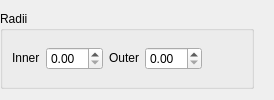
                 <widget class="QWidget" name="page_4">
                  <layout class="QVBoxLayout" name="verticalLayout_6">
                   <property name="leftMargin">
                    <number>0</number>
                   </property>
                   <property name="rightMargin">
                    <number>20</number>
                   </property>
                   <item>
                    <widget class="QGroupBox" name="groupBox_3">
                     <property name="sizePolicy">
                      <sizepolicy hsizetype="Preferred" vsizetype="Minimum">
                       <horstretch>0</horstretch>
                       <verstretch>0</verstretch>
                      </sizepolicy>
                     </property>
                     <property name="title">
                      <string>Radii</string>
                     </property>
                     <property name="flat">
                      <bool>true</bool>
                     </property>
                     <layout class="QHBoxLayout" name="horizontalLayout_5">
                      <item>
                       <widget class="QLabel" name="innerRadiiLabel">
                        <property name="sizePolicy">
                         <sizepolicy hsizetype="Minimum" vsizetype="Fixed">
                          <horstretch>0</horstretch>
                          <verstretch>0</verstretch>
                         </sizepolicy>
                        </property>
                        <property name="text">
                         <string>Inner</string>
                        </property>
                       </widget>
                      </item>
                      <item>
                       <widget class="QDoubleSpinBox" name="innerRadiiSpinBox">
                        <property name="sizePolicy">
                         <sizepolicy hsizetype="Expanding" vsizetype="Fixed">
                          <horstretch>0</horstretch>
                          <verstretch>0</verstretch>
                         </sizepolicy>
                        </property>
                       </widget>
                      </item>
                      <item>
                       <widget class="QLabel" name="outerRadiiLabel">
                        <property name="sizePolicy">
                         <sizepolicy hsizetype="Minimum" vsizetype="Fixed">
                          <horstretch>0</horstretch>
                          <verstretch>0</verstretch>
                         </sizepolicy>
                        </property>
                        <property name="text">
                         <string>Outer</string>
                        </property>
                       </widget>
                      </item>
                      <item>
                       <widget class="QDoubleSpinBox" name="outerRadiiSpinBox">
                        <property name="sizePolicy">
                         <sizepolicy hsizetype="Expanding" vsizetype="Fixed">
                          <horstretch>0</horstretch>
                          <verstretch>0</verstretch>
                         </sizepolicy>
                        </property>
                       </widget>
                      </item>
                      <item>
                       <spacer name="horizontalSpacer_3">
                        <property name="orientation">
                         <enum>Qt::Horizontal</enum>
                        </property>
                        <property name="sizeHint" stdset="0">
                         <size>
                          <width>40</width>
                          <height>20</height>
                         </size>
                        </property>
                       </spacer>
                      </item>
                     </layout>
                    </widget>
                   </item>
                  </layout>
                 </widget>
